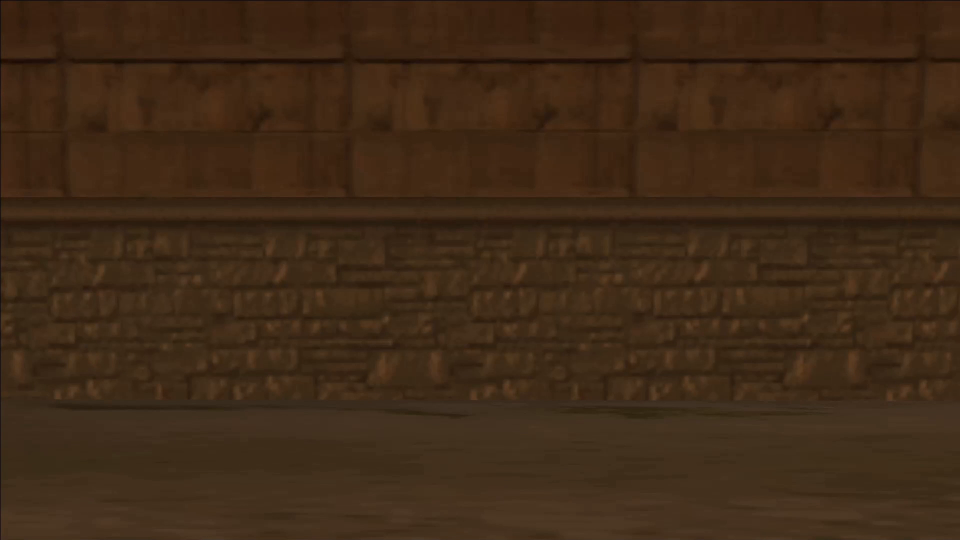
#> input picture frame 66 of agv_tasks_all/agv_task_1/opticalflow.mp4, 1920 x 1080 px (shown at 1/2 size)
$ python sparse_opt.py
#> lines starting #> are read from the running program, lines starting #| are printed output that depends on the picture
import cv2 as cv
import numpy as np

# Parameters for Shi-Tomasi corner detection
feature_params = dict(maxCorners = 300, qualityLevel = 0.2, minDistance = 2, blockSize = 7)
# Parameters for Lucas-Kanade optical flow
lk_params = dict(winSize = (15,15), maxLevel = 2, criteria = (cv.TERM_CRITERIA_EPS | cv.TERM_CRITERIA_COUNT, 10, 0.03))
# The video feed is read in as a VideoCapture object
cap = cv.VideoCapture("opticalflow.mp4")
# Variable for color to draw optical flow track
color = (0, 255, 0)
# ret = a boolean return value from getting the frame, first_frame = the first frame in the entire video sequence
ret, first_frame = cap.read()
#> first_frame is the input picture: shape (1080, 1920, 3); mean B, G, R 23.2, 42, 63.2
# Converts frame to grayscale because we only need the luminance channel for detecting edges - less computationally expensive
prev_gray = cv.cvtColor(first_frame, cv.COLOR_BGR2GRAY)
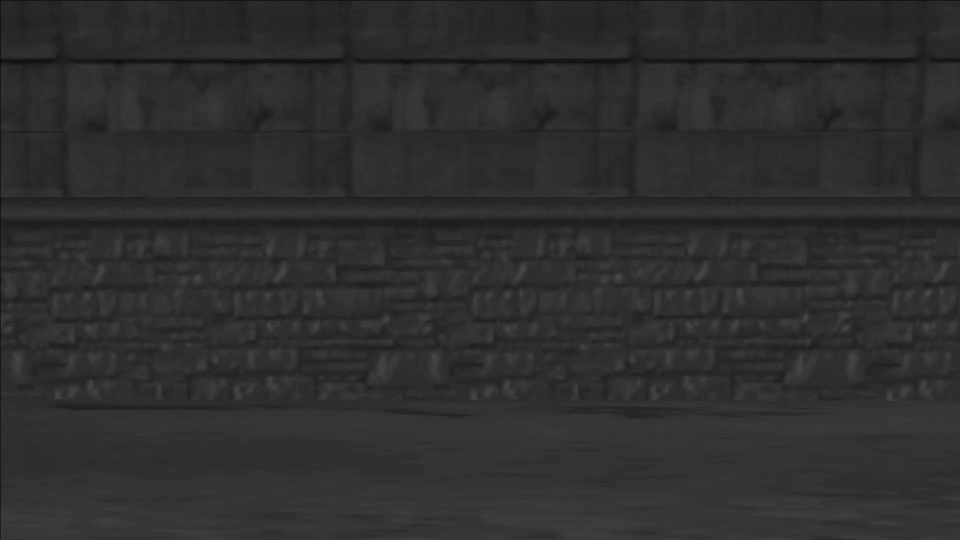
#> prev_gray: shape (1080, 1920) (shown at 1/2 size); min 1, max 74, mean 46.3
# Finds the strongest corners in the first frame by Shi-Tomasi method - we will track the optical flow for these corners

prev = cv.goodFeaturesToTrack(prev_gray, mask = None, **feature_params)
#> prev = [[2, 2], [4, 4], [4, 394], [4, 392], [4, 116]]
# Creates an image filled with zero intensities with the same dimensions as the frame - for later drawing purposes
mask = np.zeros_like(first_frame)

while(cap.isOpened()):
    # ret = a boolean return value from getting the frame, frame = the current frame being projected in the video
    ret, frame = cap.read()
    # Converts each frame to grayscale - we previously only converted the first frame to grayscale
    gray = cv.cvtColor(frame, cv.COLOR_BGR2GRAY)
    # Calculates sparse optical flow by Lucas-Kanade method
    prev = cv.goodFeaturesToTrack(prev_gray, mask = None, **feature_params)
    next, status, error = cv.calcOpticalFlowPyrLK(prev_gray, gray, prev, None, **lk_params)
#> next = [[2, 2], [4, 4], [4, 394], [4, 392], [4, 116]]; status = [1, 1, 1, 1, 1]; error = [0, 0, 0, 0, 0.108]
    # Selects good feature points for previous position
    good_old = prev[status == 1].astype(int)
#> good_old = [[2, 2], [4, 4], [4, 394], [4, 392], [4, 116]]
    # Selects good feature points for next position
    good_new = next[status == 1].astype(int)
#> good_new = [[2, 2], [4, 4], [4, 394], [4, 392], [4, 116]]
    # Draws the optical flow tracks
    for i, (new, old) in enumerate(zip(good_new, good_old)):
        # Returns a contiguous flattened array as (x, y) coordinates for new point
        a, b = new.ravel()
        # Returns a contiguous flattened array as (x, y) coordinates for old point
        c, d = old.ravel()
        # Draws line between new and old position with green color and 2 thickness
        mask = cv.line(mask, (a, b), (c, d), color, 2)
        # Draws filled circle (thickness of -1) at new position with green color and radius of 3
        frame = cv.circle(frame, (a, b), 3, color, -1)
#> this loop made 5 passes
#> (a, b, c, d) on passes 1 to 5: (2, 2, 2, 2), (4, 4, 4, 4), (4, 394, 4, 394), (4, 392, 4, 392), (4, 116, 4, 116)
#> frame: shape (1080, 1920, 3); mean B, G, R 23.2, 42, 63.2
#> mask: shape (1080, 1920, 3); mean of channels 0, 1, 2 0, 0, 0
    # Overlays the optical flow tracks on the original frame
    output = cv.add(frame, mask)
    # Updates previous frame
    prev_gray = gray.copy()
    # Updates previous good feature points
    prev = good_new.reshape(-1, 1, 2)
    # Opens a new window and displays the output frame
    cv.imshow("sparse optical flow", output)
    # Frames are read by intervals of 10 milliseconds. The programs breaks out of the while loop when the user presses the 'q' key
    if cv.waitKey(10) & 0xFF == ord('q'):
#> (key q is pressed here)
        break
# The following frees up resources and closes all windows
cap.release()
cv.destroyAllWindows()
